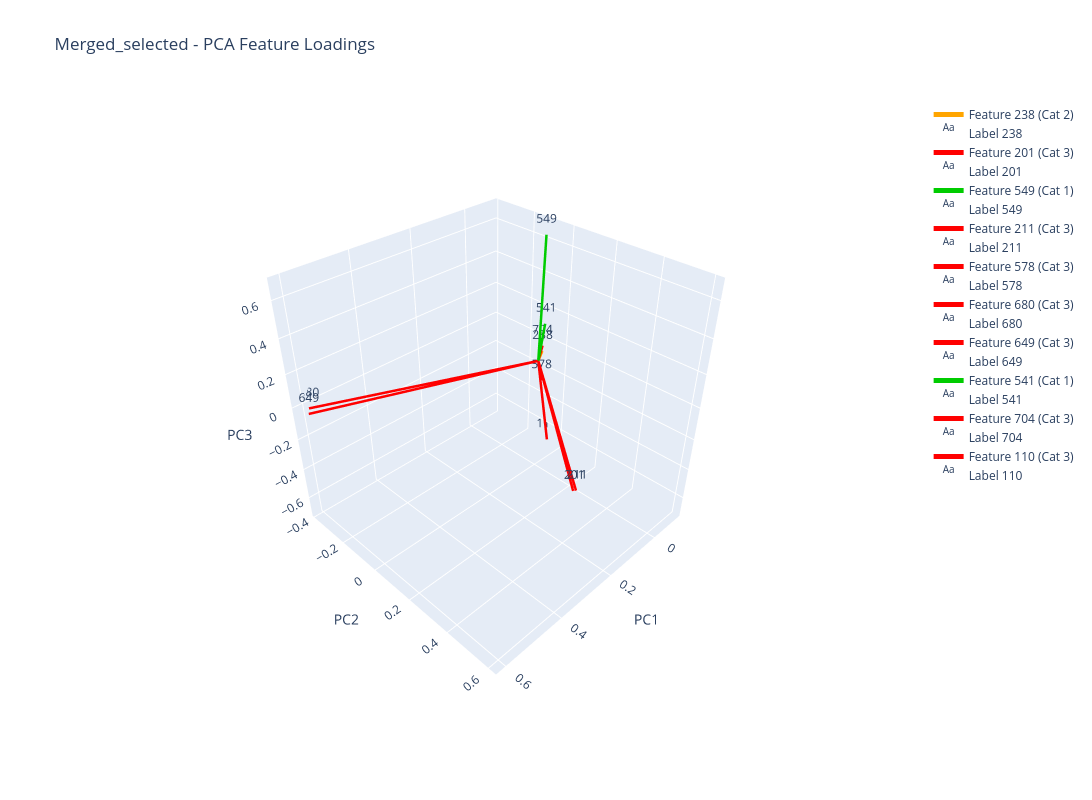

Notebook cell for this chart:
### Markdown cell above
## 15.9. Merged_selected 3D visualisation

### Code cell
# From the loadings dataframe:Merged_selected
plot_pca_feature_loadings(Merged_selected, results_Merged_selected_Loadings['Merged_selected_loadings_df'],
                                                analysis_results_Merged_selected,"Merged_selected", plot_3d=True)

### Figure 1 — Plotly figure (JSON) as saved in the notebook; plotly's stock layout.template omitted (floating-point values rounded to 4 significant figures)
{"data": [{"line": {"color": "#FFA500", "width": 5}, "mode": "lines", "name": "Feature 238 (Cat 2)", "type": "scatter3d", "x": [0, -0.02691], "y": [0, -0.01265], "z": [0, 0.03429]}, {"mode": "text", "name": "Label 238", "text": ["238"], "textposition": "top center", "type": "scatter3d", "x": [-0.02691], "y": [-0.01265], "z": [0.03429]}, {"line": {"color": "#FF0000", "width": 5}, "mode": "lines", "name": "Feature 201 (Cat 3)", "type": "scatter3d", "x": [0, 0.3595], "y": [0, 0.5997], "z": [0, -0.00245]}, {"mode": "text", "name": "Label 201", "text": ["201"], "textposition": "top center", "type": "scatter3d", "x": [0.3595], "y": [0.5997], "z": [-0.00245]}, {"line": {"color": "#00CC00", "width": 5}, "mode": "lines", "name": "Feature 549 (Cat 1)", "type": "scatter3d", "x": [0, -0.06538], "y": [0, -0.06225], "z": [0, 0.6708]}, {"mode": "text", "name": "Label 549", "text": ["549"], "textposition": "top center", "type": "scatter3d", "x": [-0.06538], "y": [-0.06225], "z": [0.6708]}, {"line": {"color": "#FF0000", "width": 5}, "mode": "lines", "name": "Feature 211 (Cat 3)", "type": "scatter3d", "x": [0, 0.3526], "y": [0, 0.6035], "z": [0, -0.005436]}, {"mode": "text", "name": "Label 211", "text": ["211"], "textposition": "top center", "type": "scatter3d", "x": [0.3526], "y": [0.6035], "z": [-0.005436]}, {"line": {"color": "#FF0000", "width": 5}, "mode": "lines", "name": "Feature 578 (Cat 3)", "type": "scatter3d", "x": [0, -0.03283], "y": [0, -0.01776], "z": [0, -0.1677]}, {"mode": "text", "name": "Label 578", "text": ["578"], "textposition": "top center", "type": "scatter3d", "x": [-0.03283], "y": [-0.01776], "z": [-0.1677]}, {"line": {"color": "#FF0000", "width": 5}, "mode": "lines", "name": "Feature 680 (Cat 3)", "type": "scatter3d", "x": [0, 0.5958], "y": [0, -0.3796], "z": [0, -0.01529]}, {"mode": "text", "name": "Label 680", "text": ["680"], "textposition": "top center", "type": "scatter3d", "x": [0.5958], "y": [-0.3796], "z": [-0.01529]}, {"line": {"color": "#FF0000", "width": 5}, "mode": "lines", "name": "Feature 649 (Cat 3)", "type": "scatter3d", "x": [0, 0.6099], "y": [0, -0.3517], "z": [0, -0.0164]}, {"mode": "text", "name": "Label 649", "text": ["649"], "textposition": "top center", "type": "scatter3d", "x": [0.6099], "y": [-0.3517], "z": [-0.0164]}, {"line": {"color": "#00CC00", "width": 5}, "mode": "lines", "name": "Feature 541 (Cat 1)", "type": "scatter3d", "x": [0, -0.04401], "y": [0, -0.02462], "z": [0, 0.1864]}, {"mode": "text", "name": "Label 541", "text": ["541"], "textposition": "top center", "type": "scatter3d", "x": [-0.04401], "y": [-0.02462], "z": [0.1864]}, {"line": {"color": "#FF0000", "width": 5}, "mode": "lines", "name": "Feature 704 (Cat 3)", "type": "scatter3d", "x": [0, -0.03062], "y": [0, -0.01754], "z": [0, 0.06308]}, {"mode": "text", "name": "Label 704", "text": ["704"], "textposition": "top center", "type": "scatter3d", "x": [-0.03062], "y": [-0.01754], "z": [0.06308]}, {"line": {"color": "#FF0000", "width": 5}, "mode": "lines", "name": "Feature 110 (Cat 3)", "type": "scatter3d", "x": [0, -0.1028], "y": [0, -0.0549], "z": [0, -0.6938]}, {"mode": "text", "name": "Label 110", "text": ["110"], "textposition": "top center", "type": "scatter3d", "x": [-0.1028], "y": [-0.0549], "z": [-0.6938]}], "layout": {"height": 800, "scene": {"aspectmode": "cube", "camera": {"center": {"x": 0, "y": 0, "z": 0}, "eye": {"x": 1.5, "y": 1.5, "z": 1.5}, "up": {"x": 0, "y": 0, "z": 1}}, "xaxis": {"title": {"text": "PC1"}}, "yaxis": {"title": {"text": "PC2"}}, "zaxis": {"title": {"text": "PC3"}}}, "showlegend": true, "title": {"text": "Merged_selected - PCA Feature Loadings"}, "width": 1200}}
